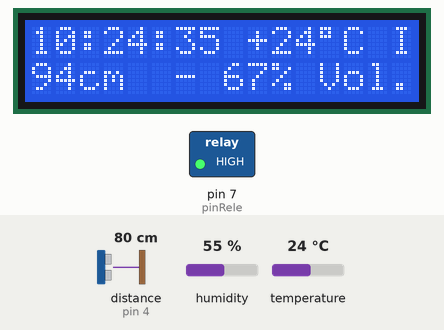
Simulated run of this sketch. Board: Arduino Uno, built with avr-gcc and run on an emulated ATmega328P. Shown: 16×2 character LCD, switched loads named in the sketch (green lamp = pin HIGH). The test bench sets the inputs (shaded band); at power-on: distance to the obstacle (sensor on pin 4) 80 cm, humidity 55 %, temperature 24 °C. The echo pulse lasts 58.3 µs per cm; the local clock reads 2024-03-15 10:24:30 at power-on unless the sketch sets it; what the sketch prints to the serial monitor is not drawn.

Above: at 5.2 s.
5.3 s: distance to the obstacle (sensor on pin 4) set to 21 cm
At 7.9 s:
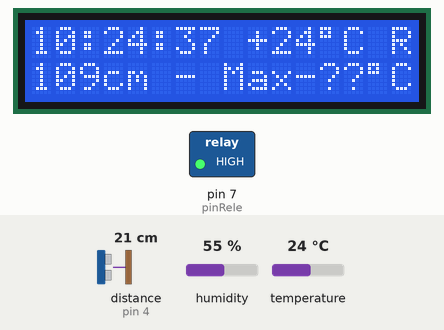
8.3 s: distance to the obstacle (sensor on pin 4) set to 16 cm
At 10.3 s:
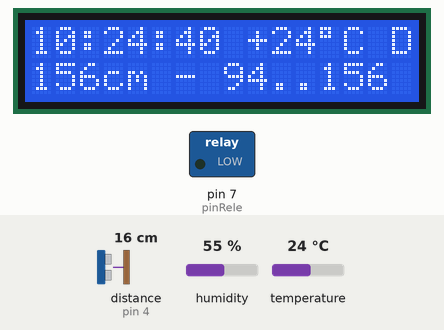
11.3 s: distance to the obstacle (sensor on pin 4) set to 117 cm
At 12.8 s:
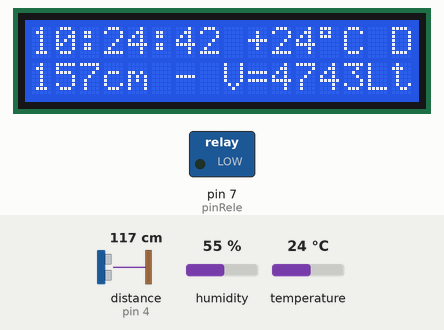
14.3 s: distance to the obstacle (sensor on pin 4) set to 126 cm
At 17.2 s:
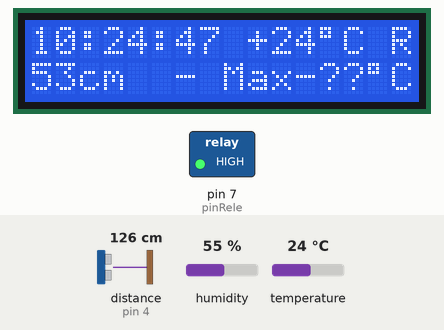
17.3 s: distance to the obstacle (sensor on pin 4) set to 250 cm
At 19.9 s:
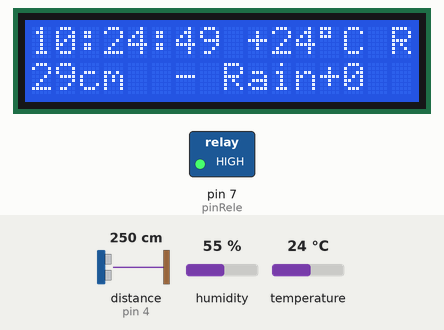
20.3 s: distance to the obstacle (sensor on pin 4) set to 2 cm
At 22.9 s:
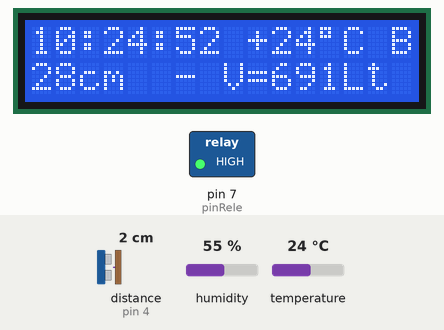
Timing chart, 0 to 24.4 s (numbered marks = the images above; inputs shaded):
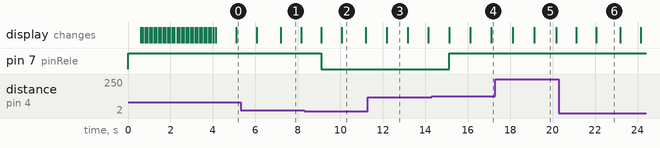

The sketch:

arduino-irigation-control.ino
```cpp
#include <NewPing.h>
#include <Wire.h>
#include <DS3231.h>
#include <LiquidCrystal_I2C.h>
#include "Adafruit_SHT4x.h"


// Define Sonar pins
#define pinTrigger    3
#define pinEcho       4
#define pinRele       7

// Technical config
#define measureBufferSize 32
#define sonarDelay 100
#define ignoredBoundaryValues 6
#define displayLength 16
#define displayRows 2
#define maxVzdalenost 450
#define errorStateMarginCM 10 //Unused so far

#define scheduleRecords 3
#define eventMaxRecords 20
#define eventTypes 9

// Water storager parameters
#define zeroLevelDepth 35     // Vzdalenost sonaru od Max hladiny
#define totalWaterDepth 140
#define minWaterDepth 6
#define cmVolume 31.4159

// Water draining parameters
#define forcedDrainPercStart 90
#define forcedDrainPercStop 80

// Night
#define morningHour 6
#define morningMinute 0
#define morningSecond 0
#define eveningHour 23
#define eveningMinute 0
#define eveningSecond 0


// Afternoon + waterin
#define minAfternoonHour 15
#define heatThreshold 25
#define heatThresholdAdditionPercent 100

#define daysNoRainThreshold 5
#define daysNoRainThresholdPercent 50
#define initNoRainDaysCM 90

#define waterConservationThresholdCM 50
#define waterCriticalThresholdCM 25


#define freezingTemp 0


#define freezerSec 300

#define scheduleLengthSec 300

#define rainDetectCM 3


// inicializace měřícího modulu z knihovny PING
NewPing sonar(pinTrigger, pinEcho, maxVzdalenost);

// nastavení adresy I2C (0x27 v mém případě),
// a dále počtu znaků a řádků LCD, zde 20x4
LiquidCrystal_I2C lcd(0x3F, displayLength, displayRows);

// inicializace RTC z knihovny
DS3231 rtc;
// vytvoření proměnné pro práci s časem
RTCDateTime datumCas;

long distanceReadings [measureBufferSize];
long sortedDistanceReadings [measureBufferSize];
long tempValue;
long distanceAverage;
int lastSecond = 0;
int arrayIndex = 0;
int lastState = 0;
int initCycle = displayLength;
int currentTemp;
//char statusText;
//int releMode;
int eventCounter = 0;
int scheduleModifier = 0;
int maxAfternoonTemp = -100;
int resetAfternoonTemp = 1;
int addDaysFromRain = 1;
int daysFromRain = -100;
//int waterLevelAfterWatering = -100;
int topEvent;
int maxPriority;
long currentSec;
//long stopSec;
//int tempBlocker = 0;
//int permBlocker = 0;
int drainer = 0;
long morningSec=static_cast<long>(morningHour)*3600+morningMinute*60+morningSecond;
long eveningSec=static_cast<long>(eveningHour)*3600+eveningMinute*60+eveningSecond;
long scheduleSec;
long waterLevel;
long lastWaterLevel=-1;
long waterAmount;
long waterLevelPerc;
long blockerEnd;
long wateringTimeModifier;


long minS = 1000;
long maxS = 0;

long minSAvg = 1000;
long maxSAvg = 0;

// Irigation scheduler
long scheduleHour [scheduleRecords];
long scheduleMinute [scheduleRecords];
long scheduleSecond [scheduleRecords];
long scheduleLength [scheduleRecords];

// Event buffer
char eventBufferType [eventMaxRecords];
int  eventBufferPriority [eventMaxRecords];
int  eventBufferValue [eventMaxRecords];

// Events buffer
char eventType [eventMaxRecords];
int  eventPriority [eventMaxRecords];
int  eventValue [eventMaxRecords];

char degreeChar=223;

Adafruit_SHT4x sht4 = Adafruit_SHT4x();


void setEvent(char event){
  for (int i = 0; i < eventTypes; i++) {
    if (eventType[i] == event) {
      eventBufferType[eventCounter] = event;
      eventBufferPriority [eventCounter] = eventPriority[i];
      eventBufferValue [eventCounter] = eventValue[i];
      eventCounter++;
    }
  }
}


void setBlocker(int blockerSec){
  if ( blockerEnd < currentSec + blockerSec) {
    blockerEnd = currentSec + blockerSec ;
  }
}


void setup() {

// Irigation schedule
  scheduleHour[0] = 22;
  scheduleMinute[0] = 15;
  scheduleSecond[0] = 0;
  scheduleLength[0] = 150;

  scheduleHour[1] = 22;
  scheduleMinute[1] = 0;
  scheduleSecond[1] = 0;
  scheduleLength[1] = 150;

  scheduleHour[2] = 6;
  scheduleMinute[2] = 30;
  scheduleSecond[2] = 0;
  scheduleLength[2] = 120;


// Event definitions


// Event: Empty
  eventType [0]= 'E';
  eventPriority [0] = 110;
  eventValue [0] = 0;

// Event: Freezing
  eventType [1]= 'F';
  eventPriority [1] = 100;
  eventValue [1] = 0;

// Event: Night
  eventType [2]= 'N';
  eventPriority [2] = 90;
  eventValue [2] = 0;

// Event: Blocker
  eventType [3]= 'B';
  eventPriority [3] = 80;
  eventValue [3] = 0;

// Event: Manual
  eventType [4]= 'M';
  eventPriority [4] = 60;
  eventValue [4] = 1;

// Event: Drainer
  eventType [5]= 'D';
  eventPriority [5] = 50;
  eventValue [5] = 1;

// Event: Rain
  eventType [6]= 'R';
  eventPriority [6] = 45;
  eventValue [6] = 0;

// Event: Watering schedule
  eventType [7]= 'W';
  eventPriority [7] = 40;
  eventValue [7] = 1;

// Event: Idle
  eventType [8]= 'I';
  eventPriority [8] = 30;
  eventValue [8] = 0;

// Set default event Idle
  setEvent ('I');

  // zahájení komunikace po sériové lince
  // rychlostí 9600 baud
  Serial.begin(9600);
  // zahájení komunikace s RTC obvodem
  rtc.begin();
  // nastavení času v RTC podle času kompilace programu,
  // stačí nahrát jednou
  //rtc.setDateTime(__DATE__, __TIME__);
  // přímé nastavení času pro RTC
  //rtc.setDateTime(__DATE__, "12:34:56");

  // Setup Digital pin output of RELAY
  pinMode(pinRele,OUTPUT);

  // Turn off RELAY
  digitalWrite(pinRele,HIGH);

  // inicializace LCD
  lcd.begin();
  lcd.backlight();

  // inicializace THERMO
  lcd.setCursor ( 0, 0 );
  if (! sht4.begin())
  {
    lcd.print ("Thermo not found");
    Serial.println("Thermo not found");
    Serial.println("Check the connection");
    delay(2000);
  } else {
    lcd.print ("Thermo found! OK.");
    Serial.println("Thermo found");
    delay(500);
  }
  lcd.clear();

  if (initCycle < measureBufferSize) {
      initCycle = measureBufferSize;
  }

  for (int i = 0; i < initCycle; i++) {
    if (i % displayLength == 0) {
      lcd.clear();
      lcd.print("Starting.");
      lcd.setCursor ( 0, 1 );
    }
    lcd.print(".");
    if ( i < measureBufferSize ) {
      distanceReadings [i] = sonar.ping_cm();
    }
    delay(sonarDelay);
  }
  lcd.clear();
  // nastavení kurzoru na první znak, druhý řádek
  // veškeré číslování je od nuly, poslední znak je tedy 19, 3


  sht4.setPrecision(SHT4X_HIGH_PRECISION); // highest resolution
  sht4.setHeater(SHT4X_NO_HEATER); // no heater

}


void loop() {
  sensors_event_t humidity, temp; // temperature and humidity variables
  sht4.getEvent(&humidity, &temp);

  // načtení vzdálenosti v centimetrech do vytvořené proměnné vzdalenost
  distanceReadings [arrayIndex] = sonar.ping_cm();
  datumCas = rtc.getDateTime();
  if (datumCas.second != lastSecond) {
    lastSecond=datumCas.second;
    distanceAverage = 0;
    eventCounter = 1;
    for (int i = 0; i < measureBufferSize; i++) {
      sortedDistanceReadings[i] = distanceReadings [i];
    }

    for (int i = 1; i < measureBufferSize; i++) {
      for (int j = 1; j < measureBufferSize-i; j++) {
        if (sortedDistanceReadings[j] > sortedDistanceReadings[j+1]) {
          tempValue = sortedDistanceReadings[j];
          sortedDistanceReadings[j] = sortedDistanceReadings[j+1];
          sortedDistanceReadings[j+1]=tempValue;
        }
      }
    }

    for (int i = ignoredBoundaryValues; i < measureBufferSize-ignoredBoundaryValues; i++) {
      distanceAverage += sortedDistanceReadings [i];
    }
    distanceAverage = distanceAverage / (measureBufferSize - 2 * ignoredBoundaryValues);
    if (minS > distanceReadings [arrayIndex]) {
      minS = distanceReadings [arrayIndex];
    }

    if (maxS < distanceReadings [arrayIndex]) {
      maxS = distanceReadings [arrayIndex];
    }

    if (minSAvg > distanceAverage) {
      minSAvg = distanceAverage;
    }

    if (maxSAvg < distanceAverage) {
      maxSAvg = distanceAverage;
    }


    currentTemp = static_cast<int>(temp.temperature);
    currentSec = static_cast<long>(datumCas.hour) * 3600 + datumCas.minute * 60 + datumCas.second;
    waterLevel = totalWaterDepth - (distanceAverage - zeroLevelDepth);
    waterAmount = static_cast<int> (cmVolume * (waterLevel - minWaterDepth));
    if ( waterAmount < 0 ) {
      waterAmount = 0;
    }
    waterLevelPerc = static_cast<long> (waterLevel * 100 / totalWaterDepth ) ;

////////////////////////////////////////////
// Evaluate status
////////////////////////////////////////////

// At the Init, if there is not enough water, then assume it did not rain at least for the threshold
    if ( lastWaterLevel < 0  && waterLevel < initNoRainDaysCM ) {
      daysFromRain=daysNoRainThreshold+1;
    }


// At the Init, assume it's one day from rain and set lastWaterLevel
    if ( daysFromRain < 0 ) {
      daysFromRain = 1;
    }

    if ( lastWaterLevel < 0 ) {
      lastWaterLevel = waterLevel;
    }


// Stop draining if under limit
    if ( waterLevelPerc < forcedDrainPercStop ) {
      drainer = 0;
    }

// Start draining if over limit
    if ( waterLevelPerc >= forcedDrainPercStart ) {
      drainer = 1;
    }

// End of blocking
    if ( blockerEnd > 0 && currentSec > blockerEnd ) {
      blockerEnd = 0;
    }

// Rain detection
    if (waterLevel < lastWaterLevel ) {
      lastWaterLevel = waterLevel;
    } else if ( waterLevel > lastWaterLevel + rainDetectCM) {
      daysFromRain = 0;
      lastWaterLevel=waterLevel;
    }

// Afternoon (Find max afternoon temp)
    if ( datumCas.hour >= minAfternoonHour && currentSec < eveningSec ) {
      if ( resetAfternoonTemp == 1 ) {
        maxAfternoonTemp = currentTemp;
        resetAfternoonTemp = 0;
      } else if (currentTemp > maxAfternoonTemp) {
        maxAfternoonTemp = currentTemp;
      }
    }

// Calculate watering modifier
    wateringTimeModifier = 100;
    if ( waterLevel < waterCriticalThresholdCM ) {
      wateringTimeModifier=60;
    } else if ( waterLevel > waterConservationThresholdCM ) {    // No modification between conservation and critical values
      if ( daysFromRain > daysNoRainThreshold ) {
        wateringTimeModifier = wateringTimeModifier + daysNoRainThresholdPercent;
      }
      if ( maxAfternoonTemp > heatThreshold ) {
        wateringTimeModifier = wateringTimeModifier + heatThresholdAdditionPercent;
      }
    }

// Midnight (cleanup)
    if ( datumCas.hour == 0 &&  datumCas.minute == 0 ) {
      resetAfternoonTemp = 1;
      if ( addDaysFromRain = 1 ) {
        addDaysFromRain = 0;
        daysFromRain++;
      }
    } else {
      addDaysFromRain = 1;
    }

// Night
    if ( currentSec < morningSec || currentSec >= eveningSec ) {
      setEvent ('N');
      blockerEnd = 0;
    }


// Freezing
    if ( currentTemp < freezingTemp ) {
      setEvent('F');
      setBlocker (freezerSec);
    }


// Empty
    if ( waterAmount == 0 ) {
      setEvent ('E');
      setBlocker (freezerSec);
    }

// Draining
    if ( drainer == 1 ) {
      setEvent('D');
      daysFromRain = 0; // Assume it rained
    }


// Rain detected
    if ( daysFromRain == 0 ) {
      setEvent('R');
    }

// Watering
    for (int i = 0; i < scheduleRecords; i++) {
       scheduleSec=scheduleHour[i]*3600+scheduleMinute[i]*60+scheduleSecond[i];
       if ( currentSec >= scheduleSec && currentSec < scheduleSec + scheduleLength[i]*wateringTimeModifier/100) {
         setEvent ('W');
       }
    }

// BLOCKER
    if (blockerEnd > 0) {
      setEvent('B');
    }

// Idle - is set by default


////////////////////////////////////////////
// Find the event with the highest priority
////////////////////////////////////////////
  maxPriority = 0;
  for (int i = 0; i < eventCounter; i++) {
    if (eventBufferPriority[i] > maxPriority) {
      topEvent = i;
      maxPriority = eventBufferPriority[i];
    }
  }


////////////////////////////////////////////
// Print on display
////////////////////////////////////////////

//    lcd.clear();
    lcd.setCursor ( 0, 0 );


// Print status - First line - always the same

    if (datumCas.hour < 10) {
      lcd.print("0");
    }
    lcd.print(datumCas.hour);   lcd.print(":");
    if (datumCas.minute < 10) {
      lcd.print("0");
    }
    lcd.print(datumCas.minute); lcd.print(":");
    if (datumCas.second < 10) {
      lcd.print("0");
    }
    lcd.print(datumCas.second);


    if (currentTemp >= 0) {
      lcd.print (" +");
    } else {
      lcd.print (" -");
    }
    lcd.print(currentTemp);
    lcd.print(degreeChar);
    lcd.print("C ");

    lcd.setCursor ( 15, 0 );
    lcd.print(eventBufferType[topEvent]);


// Print status - Second line - Fixed part

    lcd.setCursor ( 0, 1 );
    lcd.print(waterLevel);
    lcd.print ("cm  ");
    lcd.setCursor ( 6, 1 );
    lcd.print ("- ");

// Print status - Second line - variable part

    if ( currentSec % 10 < 2 ) {
      lcd.print(totalWaterDepth - (maxSAvg - zeroLevelDepth));
      lcd.print ("..");
      lcd.print(totalWaterDepth - (minSAvg - zeroLevelDepth));
      lcd.print("      ");
    } else if ( currentSec % 10 < 4 ) {
      lcd.print ("V=");
      lcd.print (waterAmount);
      lcd.print ("Lt  ");
    } else if ( currentSec % 10 < 6 ) {
      lcd.print (waterLevelPerc);
      lcd.print ("% Vol.");
    } else if ( currentSec % 10 < 8 ) {
      lcd.print ("Max");
      if (maxAfternoonTemp >= 0) {
        lcd.print ("+");
      } else {
        lcd.print ("-");
      }
      if ( maxAfternoonTemp == -100 ) {
        lcd.print("??");
      } else {
        lcd.print (maxAfternoonTemp);
      }
      lcd.print(degreeChar);
      lcd.print("C ");
    } else {
      lcd.print("Rain+");
      lcd.print(daysFromRain);
      lcd.print("   ");
    }

////////////////////////////////////////////
// Set the rele
////////////////////////////////////////////

    if ( eventBufferValue [topEvent] == 0 ) {
      digitalWrite(pinRele,HIGH);  // WATERING OFF
    } else {
      digitalWrite(pinRele,LOW);   // WATERING ON
      lastWaterLevel = waterLevel;
    }
  }

  delay(sonarDelay);

  arrayIndex++;

  if (arrayIndex==measureBufferSize) {
    arrayIndex = 0;
  }

}
```

Measured:
- the behaviour switches between 19 and 18 cm on distance to the obstacle (sensor on pin 4) (found by bisection; images 1 and 2)
- the behaviour switches between 120 and 121 cm on distance to the obstacle (sensor on pin 4) (found by bisection; images 3 and 4)
- what the display in image 1 shows lasts 1.0 s, from 7.2 s to 8.2 s
- what the display in image 2 shows lasts 1.1 s, from 10.1 s to 11.2 s
